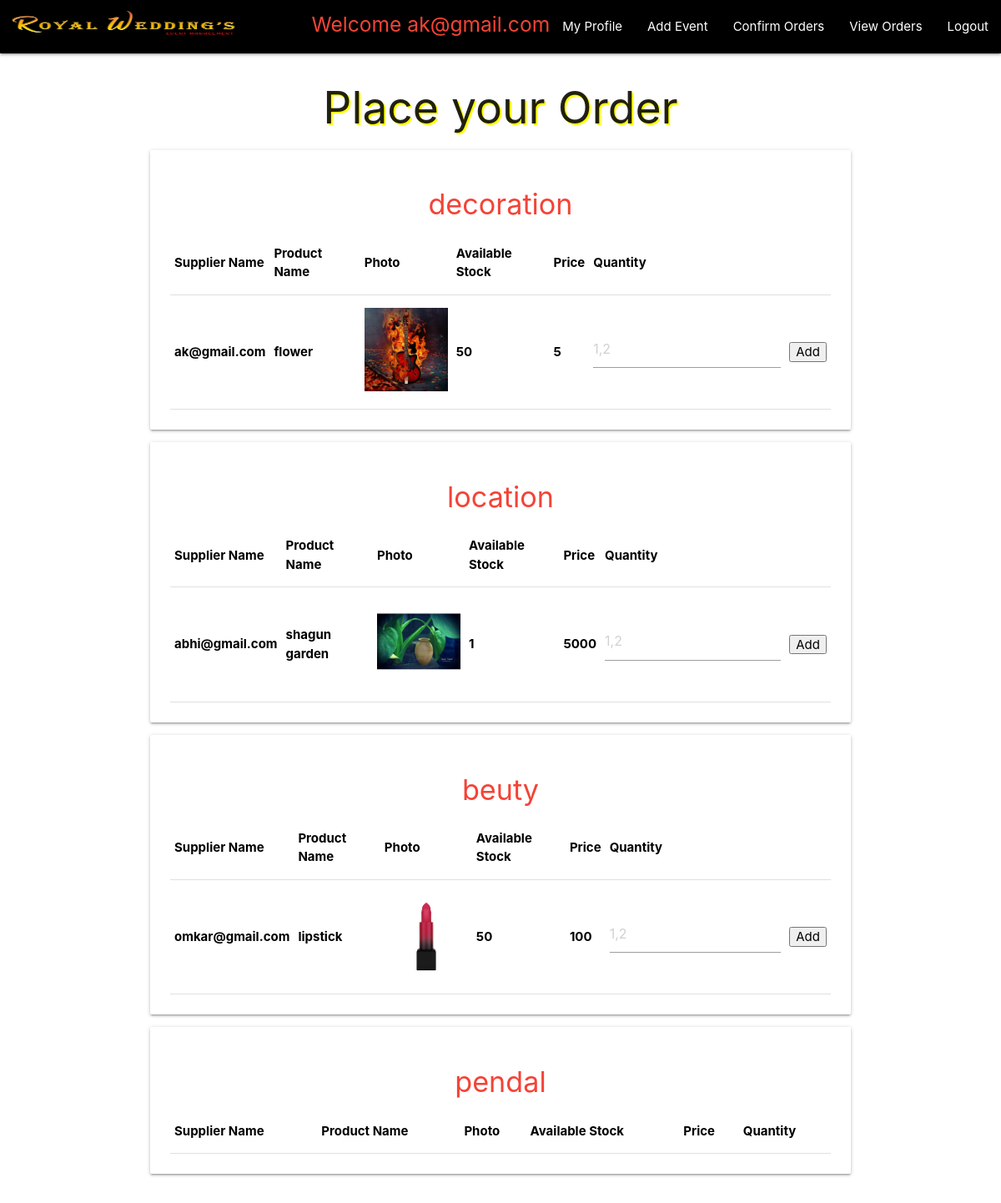
Screenshot of /user/add_order.php (signed in) with the database file from the repository.
### tables this page shows
CREATE TABLE `category` (
  `cat_id` varchar(10) NOT NULL,
  `cat_name` varchar(50) NOT NULL
);

CREATE TABLE `add_product` (
  `id` int(5) NOT NULL,
  `product_name` varchar(50) NOT NULL,
  `category` varchar(100) NOT NULL,
  `stock` varchar(100) NOT NULL,
  `price` varchar(100) NOT NULL,
  `photo` varchar(300) NOT NULL,
  `supplier` varchar(200) NOT NULL,
  `status` tinyint(1) NOT NULL
);

### user/add_order.php (the view, shortened to what this page needs)
<!DOCTYPE html>
<html>
<head>
</head>
<body>
<section class="fnavbar">
	 <?php include "navbar.php"; ?>
</section>
	<h2 class="center-align" style="text-shadow: 2px 2px yellow">Place your Order</h2>
	<section id="myform">
		<div class="container">
				<div class="row">
					<?php
					$qry="select * from category";
					$exc=mysqli_query($conn,$qry);
					while ($row=mysqli_fetch_array($exc)) {
						?>
					<div class="col-l12 s12 m12">
						 <div class="card ">
      					  <div class="card-content black-text">
        				  <span class="card-title"><h4 class="red-text center-align"><?php echo $category=$row['cat_name']; ?></h4></span>
        				  					<table class="table">
        				  						<tr>
                                <th>Supplier Name</th>
        				  							<th>Product Name</th>
        				  							<th>Photo</th>
        				  							<th>Available Stock</th>
        				  							<th>Price</th>
        				  							<th>Quantity</th>
        				  						</tr>
        				  						<?php
        				  			$qry2="select * from add_product where category = '$category' ";
        				  			$exc2=mysqli_query($conn,$qry2);
        				  			while ($row2=mysqli_fetch_array($exc2)) {
        				  				?>
        				  					<form method="post">
        				  						<tr>
                                <th>
                                  <?php echo $row2['supplier']; ?>
                              </th>
        				  							<th>
                                  <?php echo $row2['product_name']; ?>
                                </th>
        				  							<th><img src="../supplier/<?php echo $row2['photo']; ?>" height=100 width=100></th>
        				  							<th><?php echo $row2['stock']; ?> </th>
        				  							<th><?php echo $row2['price']; ?><input type="text" name="price" value="<?php echo $row2['price']; ?>" hidden></th>
        				  							<th><input type="number" name="qty" placeholder="1,2"></th>
        				  							<th><button name="add">Add</button></th>
        				  						</tr>
        				  						</form>
        				  							<?php
        				  			}
        				  		 ?>
        				  					</table>
       					 </div>
					</div>
				</div>
				<?php
					}
					?>
		</div>
	</section>
</body>
</html>

### user/navbar.php (shortened to what this page needs)
  <link rel="stylesheet" href="https://cdnjs.cloudflare.com/ajax/libs/materialize/1.0.0/css/materialize.min.css">
  <link rel="stylesheet" type="text/css" href="css/style.css">
  <nav class="nav-fixed">
  <div class="nav-wrapper">
    <a href="#!" class="brand-logo"><img src="img/logo.jpeg"  height="60" width="300" style="padding: 5px"></a>
    <ul id="nav-mobile" class="right hide-on-med-and-down">
    <li>  <marquee><h5 class="red-text">Welcome <?php echo $_SESSION['user_email']; ?></h5></marquee></li>
      <li><a href="about.php">My Profile</a></li>
     <li><a href="add_event.php">Add Event</a></li>
      <li><a href="confirm_order.php">Confirm Orders</a></li>
      <li><a href="view_order.php">View Orders</a></li>
     <li><a href="logout.php">Logout</a></li>
    </ul>
  </div>
</nav>

### user/css/style.css (style rules this page uses)
.nav-wrapper { background-color: black; }

### rows the page displays
category: cat_name "decoration"
add_product: supplier "ak@gmail.com", product_name "flower", photo (picture), stock "50", price "5"
category: cat_name "location"
add_product: supplier "abhi@gmail.com", product_name "shagun garden", photo (picture), stock "1", price "5000"
category: cat_name "beuty"
add_product: supplier "omkar@gmail.com", product_name "lipstick", photo (picture), stock "50", price "100"
category: cat_name "pendal"

### other values shown
$_SESSION['user_email'] "ak@gmail.com"
